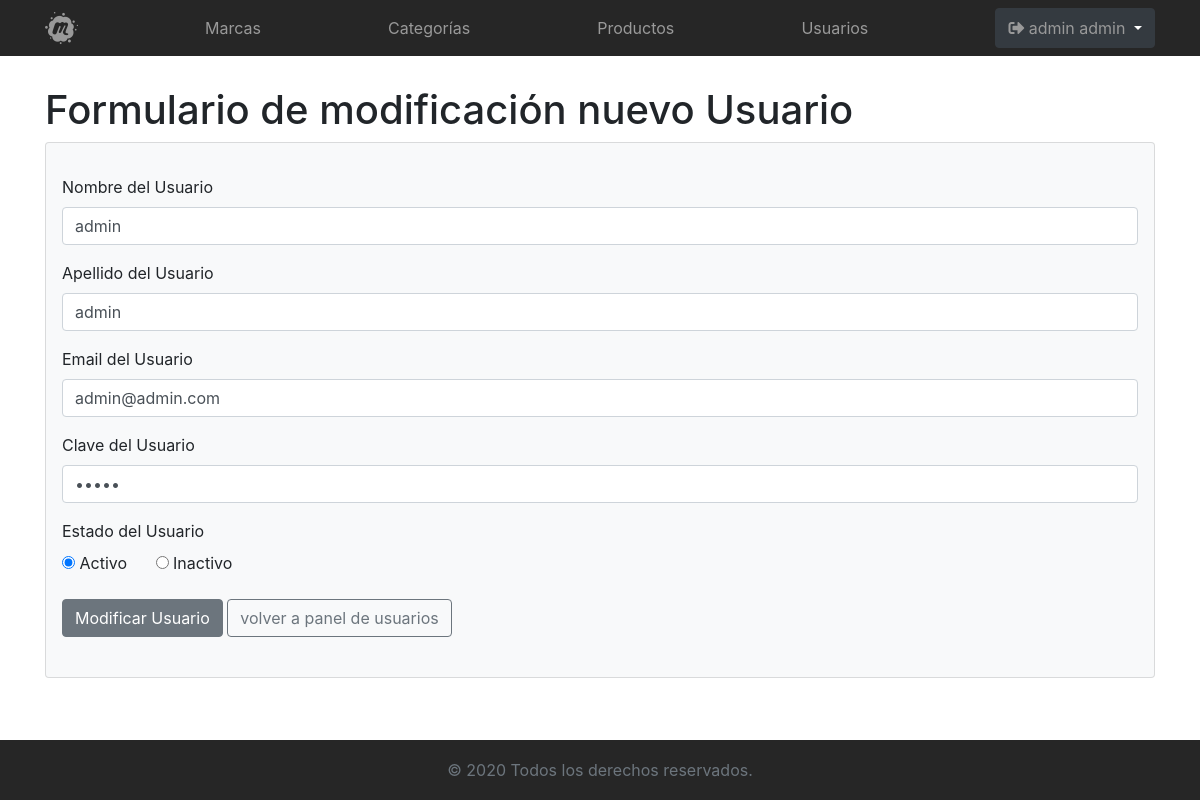
/formModificarUsuario.php?idUsuario=1 (signed in), run on the app's committed database.
### tables this page shows
CREATE TABLE `usuarios` (
  `idUsuario` int(11) NOT NULL,
  `usuNombre` varchar(30) NOT NULL,
  `usuApellido` varchar(30) NOT NULL,
  `usuEmail` varchar(30) NOT NULL,
  `usuPass` varchar(30) NOT NULL,
  `usuEstado` tinyint(1) DEFAULT '0'
);

### funciones/funcionesUsuarios.php (called while the page is built, shortened)
<?php
	function verUsuarioPorID()
	{
		$idUsuario		= $_GET['idUsuario'];
		$link = conectar();
		$sql = "SELECT idUsuario, usuNombre, usuApellido, usuEmail, usuPass, usuEstado
				FROM usuarios
				WHERE idUsuario = ".$idUsuario;
		$resultado = mysqli_query($link, $sql)
					or die(mysqli_error($link));
		$detalle = mysqli_fetch_array($resultado);
		return $detalle;
	}

### formModificarUsuario.php (the view, shortened to what this page needs)
<?php
    require 'funciones/funcionesUsuarios.php';
    $usuario = verUsuarioPorID();
	include 'includes/nav.php';
?>
	<main class="container">
		<h1>Formulario de modificación nuevo Usuario</h1>
		<div class="card bg-light p-3">
			<form action="modificarUsuario.php" method="post">
				<label for="nombre" class="w-100 mt-3">Nombre del Usuario</label>
				<input type="text" name="usuNombre" id="nombre" class="form-control" value="<?= $usuario['usuNombre']; ?>">
				<label for="apellido" class="w-100 mt-3">Apellido del Usuario</label>
				<input type="text" name="usuApellido" id="apellido" class="form-control" value="<?= $usuario['usuApellido']; ?>">
				<label for="email" class="w-100 mt-3">Email del Usuario</label>
				<input type="email" name="usuEmail" id="email" class="form-control" value="<?= $usuario['usuEmail']; ?>">
				<label for="clave" class="w-100 mt-3">Clave del Usuario</label>
				<input type="password" name="usuPass" id="clave" class="form-control" value="<?= $usuario['usuPass']; ?>">
				<label for="estado" class="w-100 mt-3">Estado del Usuario</label>
				<div>
					<?php
						if ($usuario['usuEstado'] == 1)
						{
					?>
						<input name="usuEstado" type="radio" required id="estado" value="1" checked="checked"> Activo
						<input type="radio" name="usuEstado" id="estado" value="0" required class="ml-4"> Inactivo
					<?php
						}
						else
						{
					?>
						<input name="usuEstado" type="radio" required id="estado" value="1"> Activo
						<input type="radio" name="usuEstado" id="estado" value="0" required class="ml-4" checked="checked"> Inactivo
					<?php
						}
					?>
			  </div>
				<button class="btn btn-secondary my-4">Modificar Usuario</button>
				<a href="adminUsuarios.php" class="btn btn-outline-secondary my-3">volver a panel de usuarios</a>
			</form>
		</div>
	</main>
<?php include 'includes/footer.php'; ?>

### css/estilos.css (style rules this page uses)
html { position: relative; min-height: 100%; }
body { margin-bottom: 60px; }
main { margin-top: 30px; }

### data on the page
usuarios: usuNombre "admin", usuApellido "admin", usuEmail "admin@admin.com"

### other printed values
$_SESSION['nombre'] "admin"
$_SESSION['apellido'] "admin"
